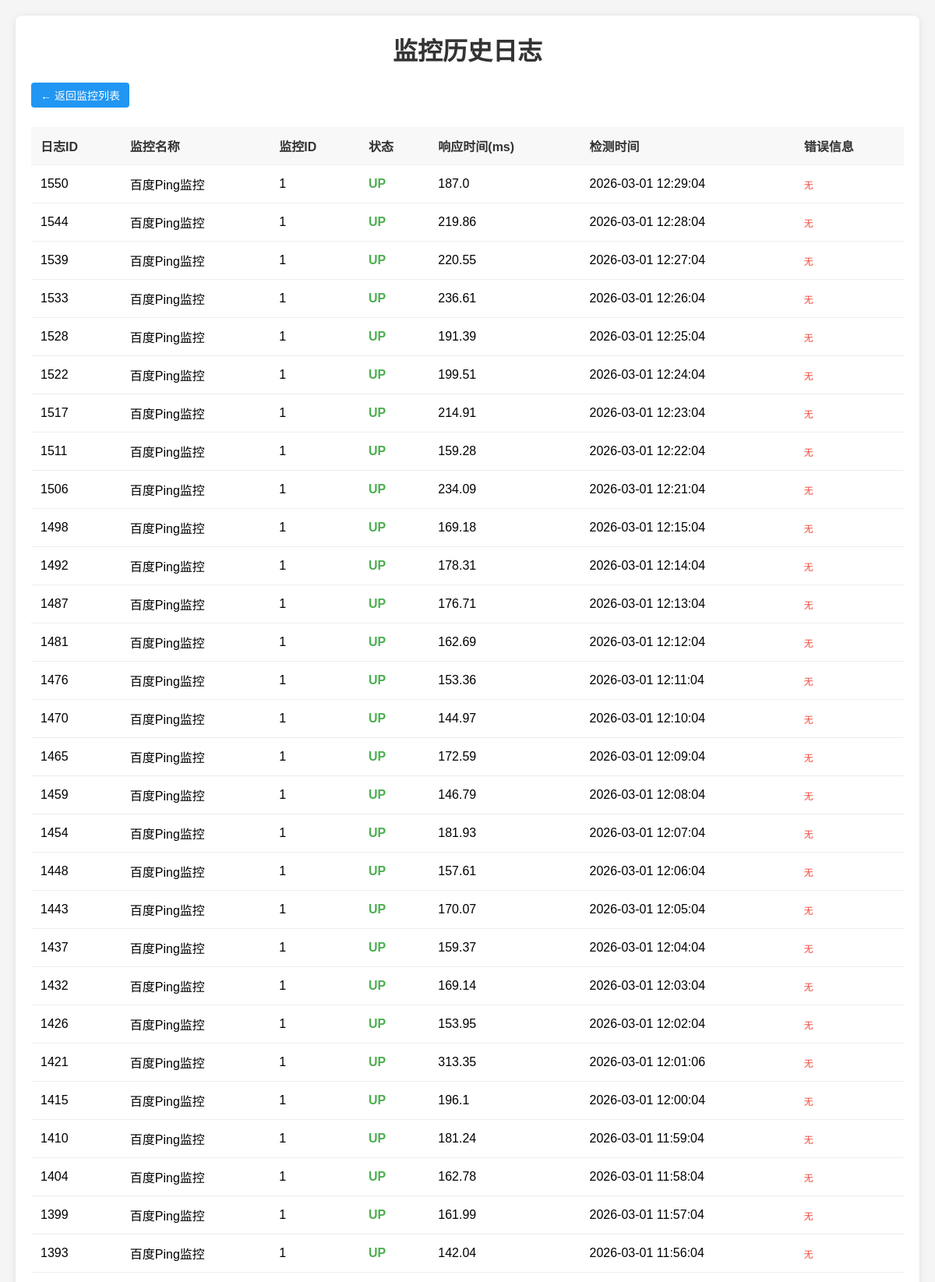
The page /logs?monitor_id=1 (upper part) on the database its author committed.
### tables this page shows
CREATE TABLE monitor_logs(
        id integer primary key autoincrement,
        monitor_id integer not null,
        status text not null,
        response_time REAL NOT NULL DEFAULT 0.0,  
        error TEXT,                            
        extra_data TEXT DEFAULT '{}',          
        check_time TIMESTAMP NOT NULL DEFAULT CURRENT_TIMESTAMP,
        foreign key (monitor_id) references monitors (id) on delete cascade);

CREATE TABLE monitors(
        id integer primary key autoincrement,
        name text not null,
        type text not null,
        target TEXT NOT NULL,
        params text not null default '{}',
        interval INTEGER NOT NULL DEFAULT 60,
        timeout INTEGER NOT NULL DEFAULT 5,
        alert_threshold INTEGER NOT NULL DEFAULT 3,  
        is_active BOOLEAN NOT NULL DEFAULT 1,
        created_at TIMESTAMP NOT NULL DEFAULT CURRENT_TIMESTAMP,  
        updated_at TIMESTAMP NOT NULL DEFAULT CURRENT_TIMESTAMP, alert_email text);

### api/main.py (the view)
@app.get("/logs", response_class=HTMLResponse)
async def logs(request: Request, monitor_id: int = None):
    conn = sqlite3.connect(DB_PATH)
    conn.row_factory = sqlite3.Row
    cursor = conn.cursor()
    if monitor_id:
        cursor.execute("""
            SELECT ml.*, m.name as monitor_name
            FROM monitor_logs ml
            LEFT JOIN monitors m ON ml.monitor_id = m.id
            WHERE ml.monitor_id = ?
            ORDER BY ml.id DESC LIMIT 100
        """, (monitor_id,))
    else:
        cursor.execute("""
            SELECT ml.*, m.name as monitor_name
            FROM monitor_logs ml
            LEFT JOIN monitors m ON ml.monitor_id = m.id
            ORDER BY ml.id DESC LIMIT 100
        """)
    logs = cursor.fetchall()
    conn.close()
    return templates.TemplateResponse(
        "logs.html",
        {"request": request, "logs": logs, "monitor_id": monitor_id}
    )

### api/templates/logs.html (shortened to what this page needs)
<!DOCTYPE html>
<html lang="zh-CN">
<head>
</head>
<body>
    <div class="container">
        <h1>监控历史日志</h1>
        <a href="/" class="back-btn">← 返回监控列表</a>
        {% if logs %}
            <table>
                <tr>
                    <th>日志ID</th>
                    <th>监控名称</th>
                    <th>监控ID</th>
                    <th>状态</th>
                    <th>响应时间(ms)</th>
                    <th>检测时间</th>
                    <th>错误信息</th>
                </tr>
                {% for log in logs %}
                    <tr>
                        <td>{{ log.id }}</td>
                        <td>{{ log.monitor_name or '未知监控' }}</td>
                        <td>{{ log.monitor_id }}</td>
                        <td class="status-{{ log.status }}">{{ log.status.upper() }}</td>
                        <td>{{ log.response_time }}</td>
                        <td>{{ log.check_time }}</td>
                        <td class="error">{{ log.error or '无' }}</td>
                    </tr>
                {% endfor %}
            </table>
        {% else %}
            <div class="empty">
                暂无日志数据！
            </div>
        {% endif %}
    </div>
</body>
</html>

### api/templates/logs.html (style rules this page uses)
* { margin: 0; padding: 0; box-sizing: border-box; }
body { font-family: Arial, sans-serif; padding: 20px; background: #f5f5f5; }
.container { max-width: 1200px; margin: 0 auto; background: white; padding: 20px; border-radius: 8px; box-shadow: 0 2px 10px rgba(0,0,0,0.1); }
h1 { color: #333; margin-bottom: 20px; text-align: center; }
.back-btn { display: inline-block; margin-bottom: 15px; padding: 6px 12px; background: #2196F3; color: white; border-radius: 4px; text-decoration: none; font-size: 14px; }
table { width: 100%; border-collapse: collapse; margin-top: 10px; }
th, td { padding: 12px; text-align: left; border-bottom: 1px solid #eee; }
th { background: #f8f8f8; font-weight: bold; color: #333; }
.status-up { color: #4CAF50; font-weight: bold; }
.error { color: #F44336; font-size: 12px; }

### rows shown on the page
monitor_logs: id "1550", name "百度Ping监控", monitor_id "1", status "UP", response_time "187.0", check_time "2026-03-01 12:29:04", error "无"
monitor_logs: id "1544", name "百度Ping监控", monitor_id "1", status "UP", response_time "219.86", check_time "2026-03-01 12:28:04", error "无"
monitor_logs: id "1539", name "百度Ping监控", monitor_id "1", status "UP", response_time "220.55", check_time "2026-03-01 12:27:04", error "无"
monitor_logs: id "1533", name "百度Ping监控", monitor_id "1", status "UP", response_time "236.61", check_time "2026-03-01 12:26:04", error "无"
monitor_logs: id "1528", name "百度Ping监控", monitor_id "1", status "UP", response_time "191.39", check_time "2026-03-01 12:25:04", error "无"
monitor_logs: id "1522", name "百度Ping监控", monitor_id "1", status "UP", response_time "199.51", check_time "2026-03-01 12:24:04", error "无"
monitor_logs: id "1517", name "百度Ping监控", monitor_id "1", status "UP", response_time "214.91", check_time "2026-03-01 12:23:04", error "无"
monitor_logs: id "1511", name "百度Ping监控", monitor_id "1", status "UP", response_time "159.28", check_time "2026-03-01 12:22:04", error "无"
monitor_logs: id "1506", name "百度Ping监控", monitor_id "1", status "UP", response_time "234.09", check_time "2026-03-01 12:21:04", error "无"
monitor_logs: id "1498", name "百度Ping监控", monitor_id "1", status "UP", response_time "169.18", check_time "2026-03-01 12:15:04", error "无"
monitor_logs: id "1492", name "百度Ping监控", monitor_id "1", status "UP", response_time "178.31", check_time "2026-03-01 12:14:04", error "无"
monitor_logs: id "1487", name "百度Ping监控", monitor_id "1", status "UP", response_time "176.71", check_time "2026-03-01 12:13:04", error "无"
monitor_logs: id "1481", name "百度Ping监控", monitor_id "1", status "UP", response_time "162.69", check_time "2026-03-01 12:12:04", error "无"
monitor_logs: id "1476", name "百度Ping监控", monitor_id "1", status "UP", response_time "153.36", check_time "2026-03-01 12:11:04", error "无"
monitor_logs: id "1470", name "百度Ping监控", monitor_id "1", status "UP", response_time "144.97", check_time "2026-03-01 12:10:04", error "无"
monitor_logs: id "1465", name "百度Ping监控", monitor_id "1", status "UP", response_time "172.59", check_time "2026-03-01 12:09:04", error "无"
monitor_logs: id "1459", name "百度Ping监控", monitor_id "1", status "UP", response_time "146.79", check_time "2026-03-01 12:08:04", error "无"
monitor_logs: id "1454", name "百度Ping监控", monitor_id "1", status "UP", response_time "181.93", check_time "2026-03-01 12:07:04", error "无"
monitor_logs: id "1448", name "百度Ping监控", monitor_id "1", status "UP", response_time "157.61", check_time "2026-03-01 12:06:04", error "无"
monitor_logs: id "1443", name "百度Ping监控", monitor_id "1", status "UP", response_time "170.07", check_time "2026-03-01 12:05:04", error "无"
monitor_logs: id "1437", name "百度Ping监控", monitor_id "1", status "UP", response_time "159.37", check_time "2026-03-01 12:04:04", error "无"
monitor_logs: id "1432", name "百度Ping监控", monitor_id "1", status "UP", response_time "169.14", check_time "2026-03-01 12:03:04", error "无"
monitor_logs: id "1426", name "百度Ping监控", monitor_id "1", status "UP", response_time "153.95", check_time "2026-03-01 12:02:04", error "无"
monitor_logs: id "1421", name "百度Ping监控", monitor_id "1", status "UP", response_time "313.35", check_time "2026-03-01 12:01:06", error "无"
monitor_logs: id "1415", name "百度Ping监控", monitor_id "1", status "UP", response_time "196.1", check_time "2026-03-01 12:00:04", error "无"
monitor_logs: id "1410", name "百度Ping监控", monitor_id "1", status "UP", response_time "181.24", check_time "2026-03-01 11:59:04", error "无"
monitor_logs: id "1404", name "百度Ping监控", monitor_id "1", status "UP", response_time "162.78", check_time "2026-03-01 11:58:04", error "无"
monitor_logs: id "1399", name "百度Ping监控", monitor_id "1", status "UP", response_time "161.99", check_time "2026-03-01 11:57:04", error "无"
monitor_logs: id "1393", name "百度Ping监控", monitor_id "1", status "UP", response_time "142.04", check_time "2026-03-01 11:56:04", error "无"
